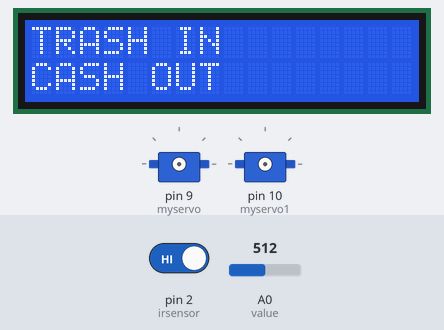
Bench run of a sketch on a simulated Arduino Uno, built with avr-gcc and run on an emulated ATmega328P. Parts: 16×2 character LCD, 2 × servo. The test bench sets the inputs (shaded band); at power-on: pin 2 (irsensor) HIGH, A0 (value) = 512. What the sketch prints to the serial monitor is not drawn.

Above: at 0.1 s.
5.3 s: pin 2 (irsensor) driven LOW
At 9.3 s:
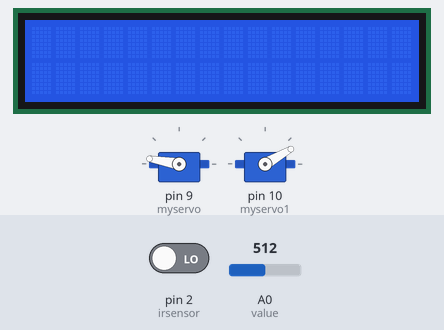
13.8 s: A0 (value) set to 960
At 18.1 s:
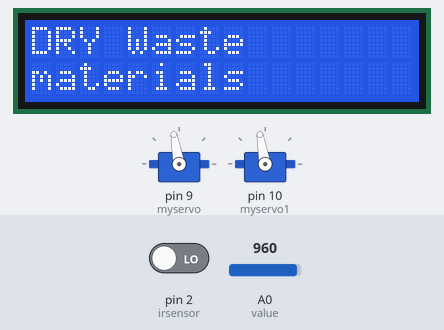
19.8 s: A0 (value) set to 940
At 25.0 s:
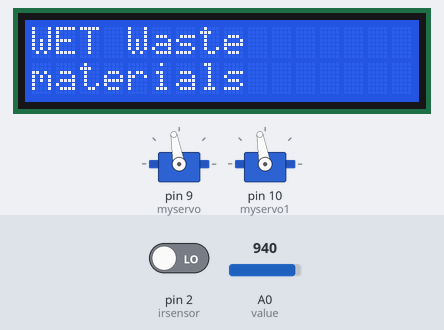
Timing chart, 0 to 28.8 s (numbered marks = the images above; inputs shaded):
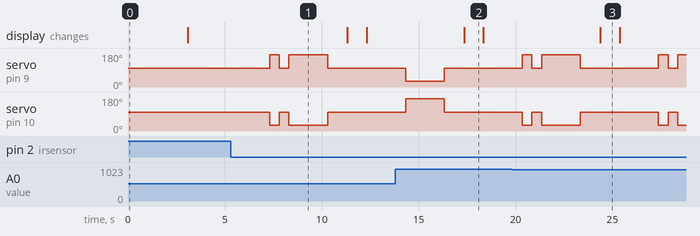

Measured:
- after the input at 5.3 s, servo on pin 9 (myservo): 100° → 170° after 2.0 s, → 100° 0.50 s later, → 170° 0.50 s later, → 100° 2.0 s later; servo on pin 10 (myservo1): 100° → 30° after 2.0 s, → 100° 0.50 s later, → 30° 0.50 s later, → 100° 2.0 s later
- after the input at 13.8 s, the display: changes after 3.5 s (image 2)
- after the input at 19.8 s, the display: changes after 4.6 s (image 3)
- what the display in image 2 shows lasts 1.0 s, from 17.3 s to 18.3 s

The sketch:

Arduino.ino
```cpp
#include <Servo.h>
#include <Wire.h>
#include <LiquidCrystal_I2C.h>

Servo myservo;
Servo myservo1;

int irsensor = 2;
int pos = 0;
int value = A0;
int state = 0;

LiquidCrystal_I2C lcd = LiquidCrystal_I2C(0x27, 16, 2); // Changed the number of rows from 4 to 2

void setup() {
  lcd.init();
  lcd.backlight();
  lcd.clear();
  lcd.setCursor(0, 0);
  lcd.print("TRASH IN");
  lcd.setCursor(0, 1);
  lcd.print("CASH OUT");
  delay(3000);
  lcd.clear();
  Serial.begin(9600);
  myservo.attach(9); //front
  myservo1.attach(10); //back
  myservo.write(100);
  myservo1.write(100);
  delay(1000);
  pinMode(irsensor, INPUT);
  pinMode(value, INPUT);
  //analogWrite(value, LOW);
}

void loop() {
  value = analogRead(A0);
  if (digitalRead(irsensor) == LOW){
    state = 1;
    delay(2000);
    for(int i = 0; i < 10; i++){
      value = analogRead(A0);
      if (value > 950) { // Corrected the usage of irsensor pin
        myservo.write(30);
        myservo1.write(170); //left
        delay(2000);
        myservo.write(100);
        myservo1.write(100);
        delay(1000);
        lcd.setCursor(0, 0);
        lcd.print("DRY Waste");
        lcd.setCursor(0, 1);
        lcd.print("materials");
        delay(1000);
        state = 0;
        break;
      }
    }
    if(state == 1){
      Serial.println(value); // Changed Serial.printIn to Serial.println
      myservo.write(170);
      myservo1.write(30);
      delay(500);
      myservo.write(100);
      myservo1.write(100);
      delay(500);
      myservo.write(170);
      myservo1.write(30);
      delay(2000);
      myservo.write(100);
      myservo1.write(100);
      delay(1000);
      lcd.setCursor(0, 0);
      lcd.print("WET Waste");
      lcd.setCursor(0, 1);
      lcd.print("materials");
      delay(1000);
      state = 0;
    }
  }
  //value = analogRead(A0);
  //if (value < 900) {


  lcd.clear();
  Serial.println(value);
}
```
